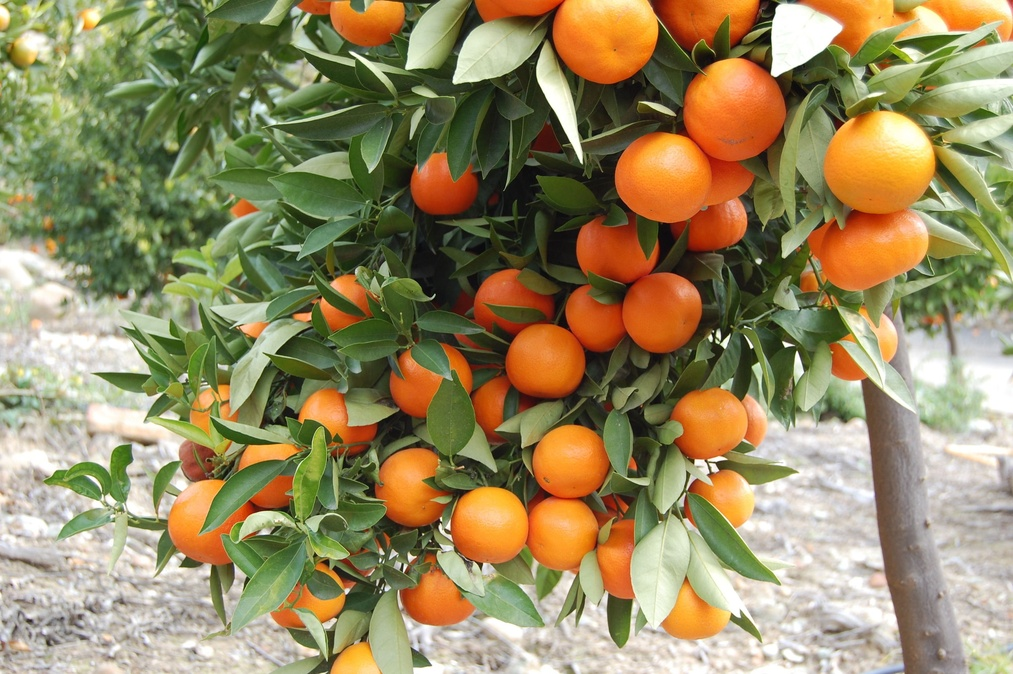
#> input picture images/citrus1.jpg, 1013 x 674 px, shrunk from 3008 x 2000 before the run, given in place of orange3.jpg, which was not available
$ python a2.py
#> lines starting #> are read from the running program, lines starting #| are printed output that depends on the picture; after the words box and inside, x2 and y2 are one past the last pixel; in counts of white or black regions, pixels touching at a corner belong together; pictures that were not available may be replaced by others from this repository, and a replacement may not be noted
#!/usr/local/bin/python


import cv2
import numpy as np
np.set_printoptions(threshold=np.inf)
from scipy import ndimage
import os
from joblib import Parallel, delayed
import multiprocessing


def openImage(fname):
    return cv2.imread(fname)

def varianceFilter(fname):

#> called with fname = 'orange3.jpg'
    print(fname)

    img = cv2.imread("images/" + fname, 1)
#> img is the input picture: shape (674, 1013, 3); mean B, G, R 96.6, 137.2, 150.6

    b, g, r = cv2.split(img)

    ndi = NDI(img)
#> after the loop in NDI, `for k in range(0, img.shape[0]):`:
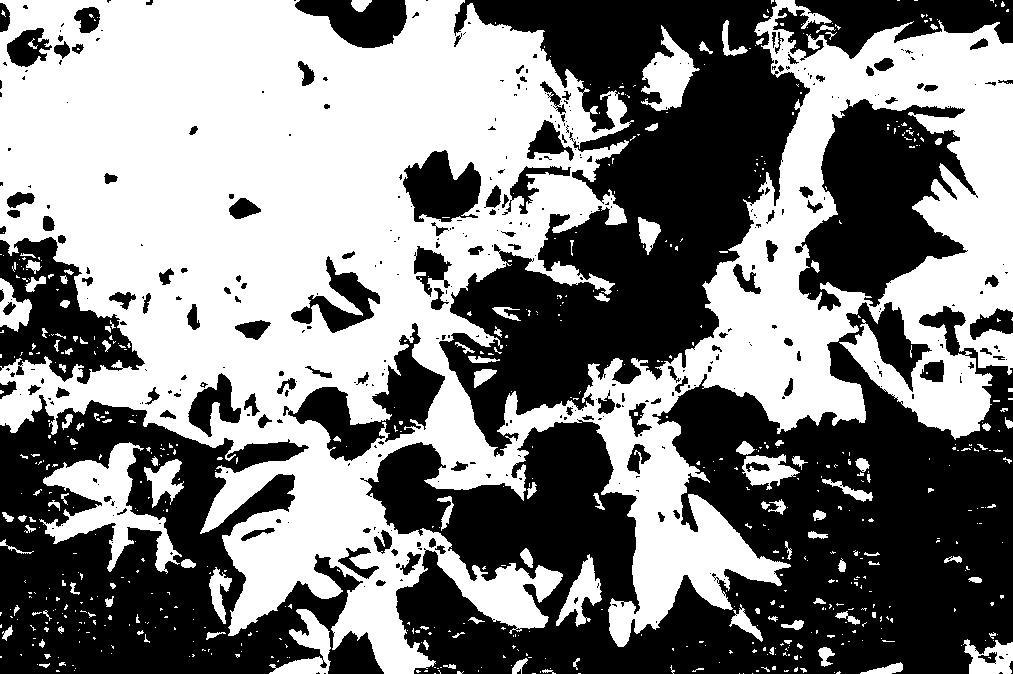
#> ndi: shape (674, 1013) float64; 50.3% white; 398 black regions (266 under 20 px), largest, box (x1, y1, x2, y2) and area: (360, 302, 1013, 674) 125549, (439, 0, 810, 457) 80028, (0, 395, 384, 674) 58218

    imgGray = cv2.cvtColor(img, cv2.COLOR_BGR2GRAY)
    mean = cv2.adaptiveThreshold(imgGray, 255, cv2.ADAPTIVE_THRESH_MEAN_C, cv2.THRESH_BINARY, 3, -5)
#> mean: shape (674, 1013); 8.4% white in thin lines or dots

    edges = cv2.Canny(imgGray, 100, 200)
#> edges: shape (674, 1013); 9.3% white in thin lines or dots
    cv2.imwrite("edges.jpg", edges)


    # convert image to YCrcb color space
    ycrcb = cv2.cvtColor(img, 36)
#> ycrcb: shape (674, 1013, 3); mean of channels 0, 1, 2 136.6, 138, 105.4
    y, cr, cb = cv2.split(ycrcb)


    cr[cr >= 140] = 254
    cr[cr < 140] = 1
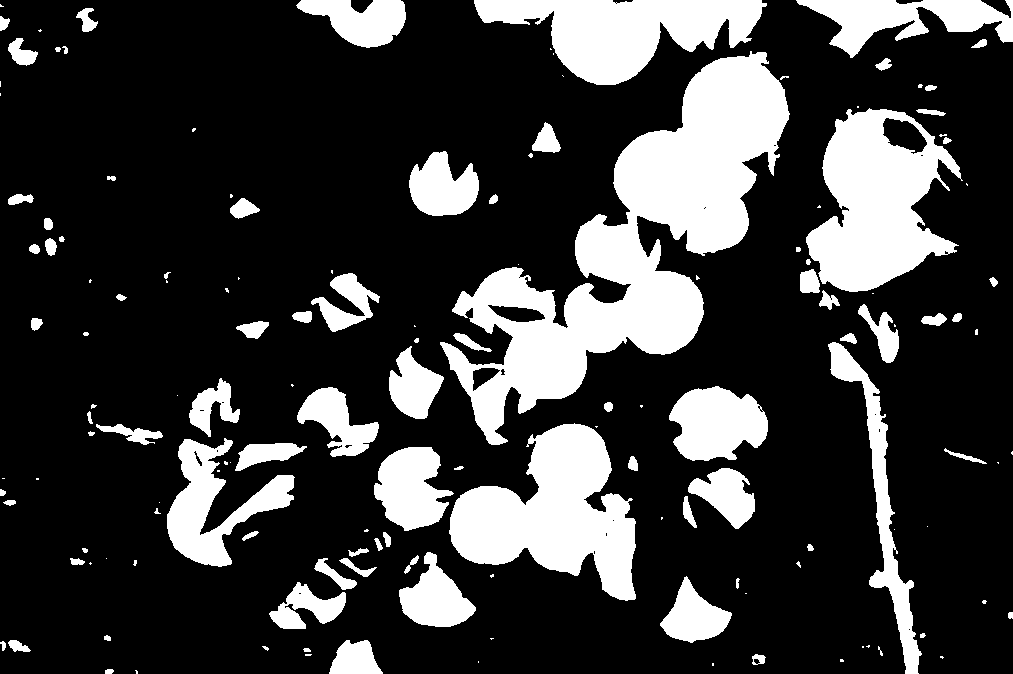
#> cr: shape (674, 1013); values 1 (black) and 254 (white), 23.1% white; 149 white regions (61 under 20 px), largest, box (x1, y1, x2, y2) and area: (440, 51, 790, 445) 45203, (449, 423, 636, 601) 18223, (806, 108, 963, 292) 17085

    cr[cr == 1] = 255
    cr[cr == 254] = 0

    cb[(cb > 120) | (cb < 30)] = 255
    cb[(cb >= 30) & (cb <= 120)] = 0
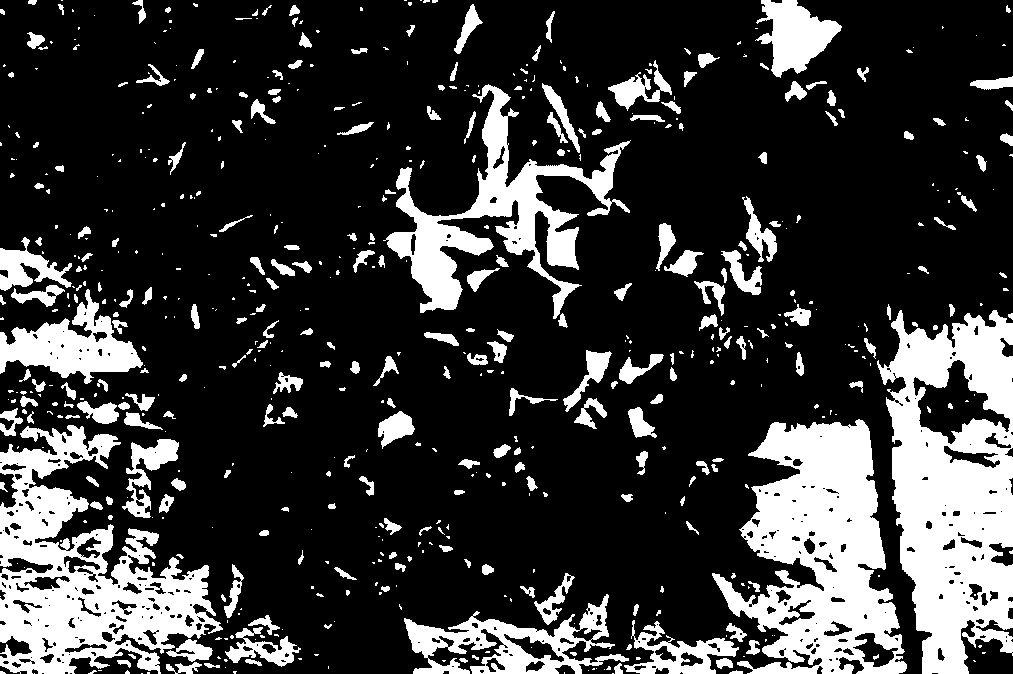
#> cb: shape (674, 1013); 22.3% white; 609 white regions (357 under 20 px), largest, box (x1, y1, x2, y2) and area: (877, 310, 1013, 674) 31454, (712, 419, 907, 674) 26904, (0, 425, 223, 674) 25110

    # mask[(ndi == 0) & (mean == 0) & (cr == 0) & (cb == 255)] = 0
    b[(ndi == 0) & (mean == 0) & (cr == 0) & (cb == 255)] = 0
    g[(ndi == 0) & (mean == 0) & (cr == 0) & (cb == 255)] = 0
    r[(ndi == 0) & (mean == 0) & (cr == 0) & (cb == 255)] = 0

    print(ndi, mean)
#| [[255. 255. 255. 255. 255. 255. 255. 255. 255. 255. 255. 255. 255. 255.
#|   255. 255. 255. 255. 255. 255. 255. 255. 255. 255. 255. 255. 255. 255.
#|   255. 255. 255. 255. 255. 255. 255. 255. 255. 255. 255. 255. 255. 255.
#|   255. 255. 255. 255. 255. 255. 255. 255. 255. 255. 255. 255. 255. 255.
#|   255. 255. 255. 255. 255. 255. 255. 255. 255. 255. 255. 255. 255. 255.
#|   255. 255. 255. 255. 255. 255. 255. 255. 255. 255. 255. 255. 255. 255.
#> (further printed lines are left out)

    mask = ndi + mean + cr + cb
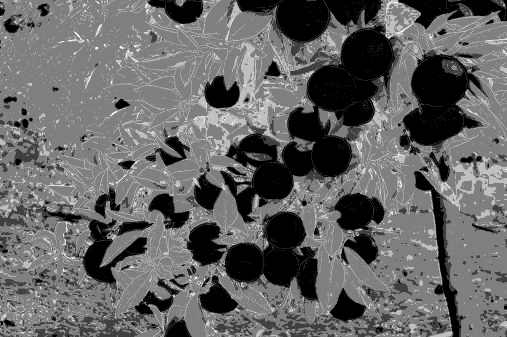
#> mask: shape (674, 1013) float64 (shown at 1/2 size); min 0, max 1020, mean 402.6; drawn with min black and max white

    if not os.path.exists('results'):
        os.makedirs('results')

    if not os.path.exists('masks'):
        os.makedirs('masks')

    cv2.imwrite("masks/" + os.path.splitext(fname)[0] + "_mask.jpg", mask)
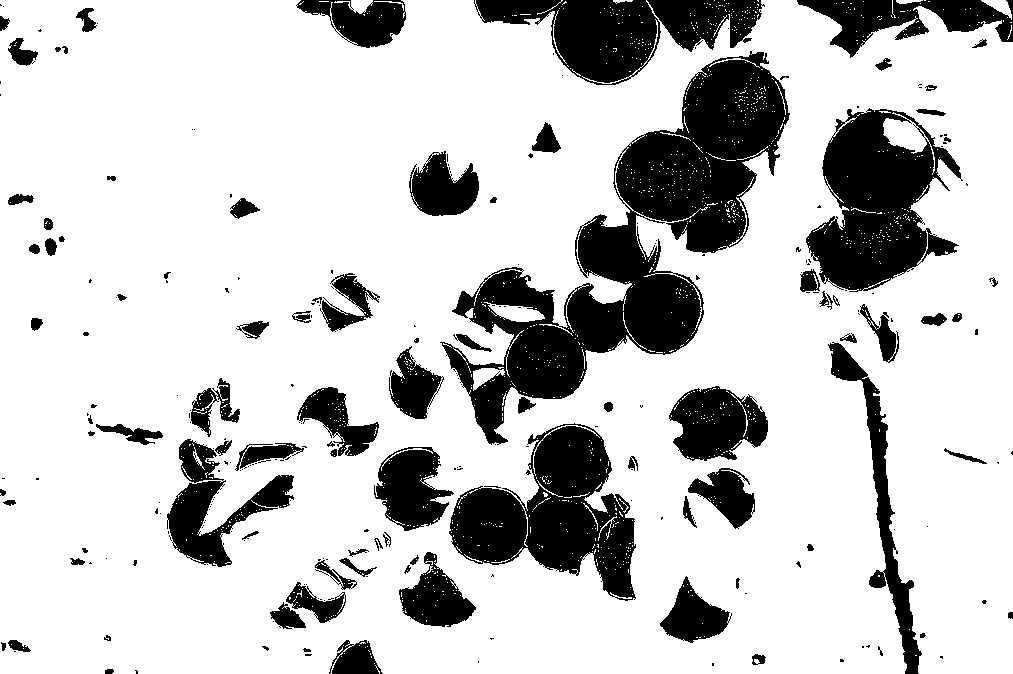
#> saved as orange3_mask.jpg: shape (674, 1013); 78.5% white; 262 black regions (169 under 20 px), largest, box (x1, y1, x2, y2) and area: (440, 51, 790, 445) 42368, (449, 423, 636, 601) 16928, (806, 108, 963, 292) 16277


    final = cv2.merge((b, g, r))

    cv2.imwrite("results/" + os.path.splitext(fname)[0] + "_fix.jpg", final)


    ## Print all the intermidatrys
    #if not os.path.exists('intermediaries'):
    #    os.makedirs('intermediaries')

    cv2.imwrite("intermediaries/" + os.path.splitext(fname)[0] + "_NDI.jpg", ndi)
    cv2.imwrite("intermediaries/" + os.path.splitext(fname)[0] + "_mean.jpg", mean)
    cv2.imwrite("intermediaries/" + os.path.splitext(fname)[0] + "_cr.jpg", cr)
    cv2.imwrite("intermediaries/" + os.path.splitext(fname)[0] + "_cb.jpg", cb)
    cv2.imwrite("intermediaries/" + os.path.splitext(fname)[0] + "_mask.jpg", mask)
    cv2.imwrite("intermediaries/" + os.path.splitext(fname)[0] + "_final.jpg", final)


def NDI(img):

    b, g, r = cv2.split(img)

    ndi = np.zeros(shape=(img.shape[0], img.shape[1]))

    for k in range(0, img.shape[0]):
        for i in range(0, img.shape[1]):
            top = int(g[k, i]) - int(r[k, i])
            bot = int(g[k, i]) + int(r[k, i])

            if bot != 0:
                val = float(top) / float(bot)

                if val > 0:
                    ndi[k, i] = 255

    return ndi


if __name__ == '__main__':

    #imageList = os.listdir("./images/")
    #cpu_count = multiprocessing.cpu_count()
    #res = Parallel(n_jobs=cpu_count)(delayed(varianceFilter)(k) for k in imageList)


    varianceFilter("orange3.jpg")

$ run again, on images/citrus3.jpg
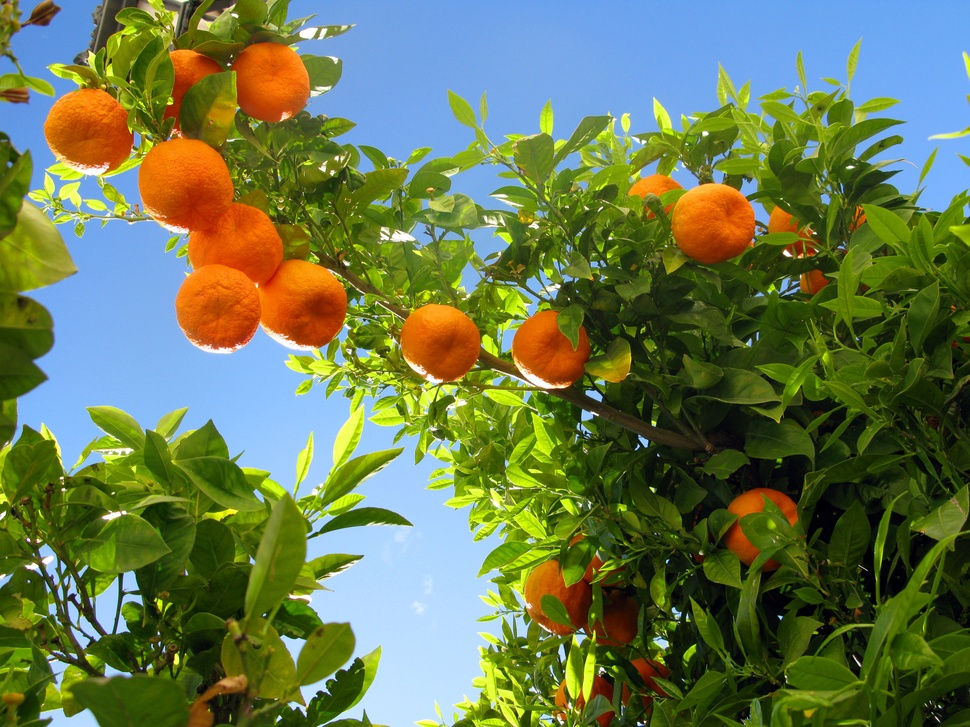
#> input picture images/citrus3.jpg, 970 x 727 px, shrunk from 4000 x 3000 before the run, given in place of orange3.jpg, which was not available
#> in varianceFilter, img is the input picture: shape (727, 970, 3); mean B, G, R 79.8, 120.6, 105.1
#> after the loop in NDI, `for k in range(0, img.shape[0]):`:
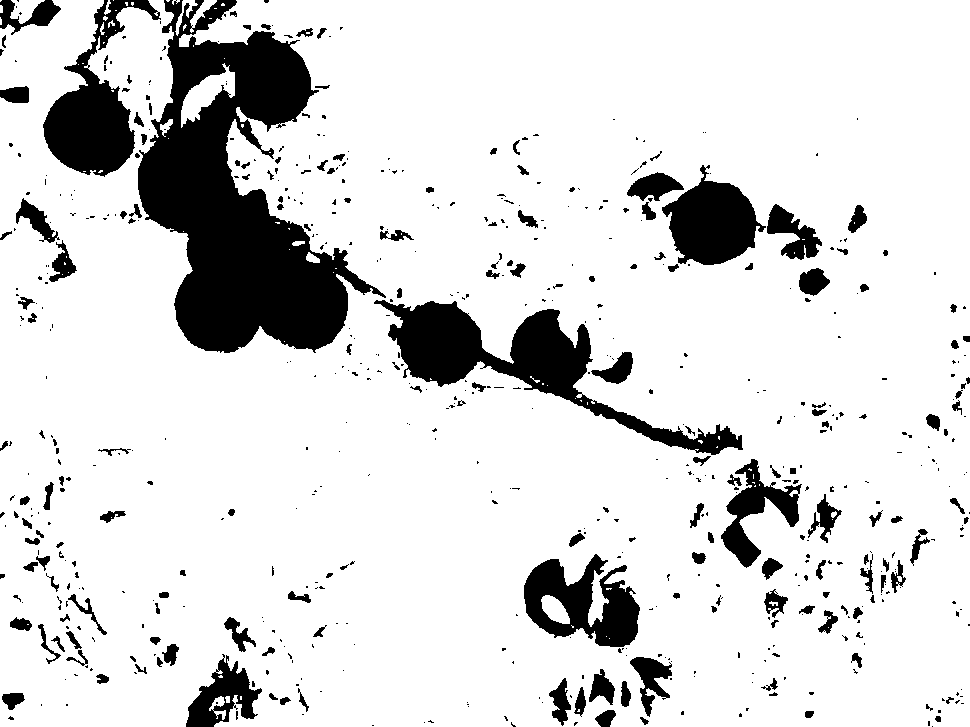
#> ndi: shape (727, 970) float64; 85.5% white; 628 black regions (442 under 20 px), largest, box (x1, y1, x2, y2) and area: (138, 0, 386, 353) 39952, (374, 300, 743, 455) 13697, (43, 0, 161, 177) 7985
#> mean: shape (727, 970); 10.8% white in thin lines or dots
#> edges: shape (727, 970); 10.2% white in thin lines or dots
#> ycrcb: shape (727, 970, 3); mean of channels 0, 1, 2 111.3, 123.6, 110.2
#| [[255. 255.   0.   0.   0.   0.   0.   0.   0.   0.   0. 255. 255. 255.
#|   255. 255. 255.   0.   0. 255. 255. 255. 255. 255. 255. 255. 255. 255.
#|   255. 255. 255. 255. 255. 255. 255. 255. 255. 255. 255. 255. 255. 255.
#|   255. 255. 255.   0.   0.   0.   0.   0.   0.   0. 255. 255. 255. 255.
#|   255. 255. 255. 255. 255. 255. 255. 255. 255. 255. 255. 255. 255. 255.
#|   255. 255. 255. 255. 255. 255. 255. 255. 255. 255. 255. 255. 255. 255.
#> (further printed lines are left out)
#> in varianceFilter, `cv2.imwrite("masks/" + os.path.splitext(fname)[0] + "_mask.jpg", mask)`:
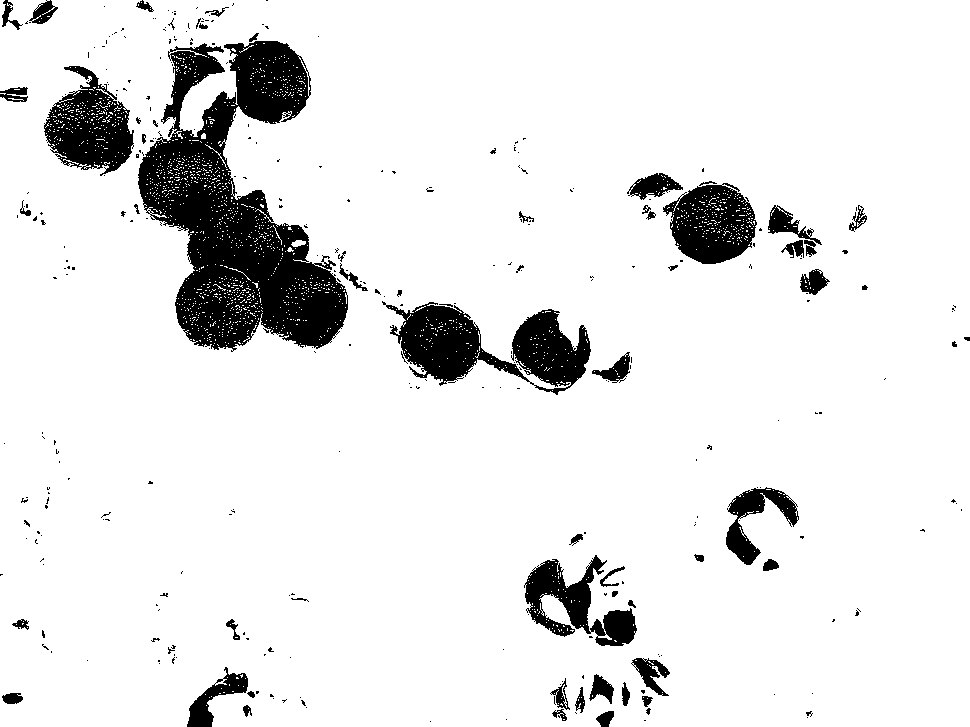
#> saved as orange3_mask.jpg: shape (727, 970); 90.4% white; 328 black regions (266 under 20 px), largest, box (x1, y1, x2, y2) and area: (138, 41, 348, 352) 31909, (382, 301, 591, 395) 9302, (44, 66, 134, 176) 5447
